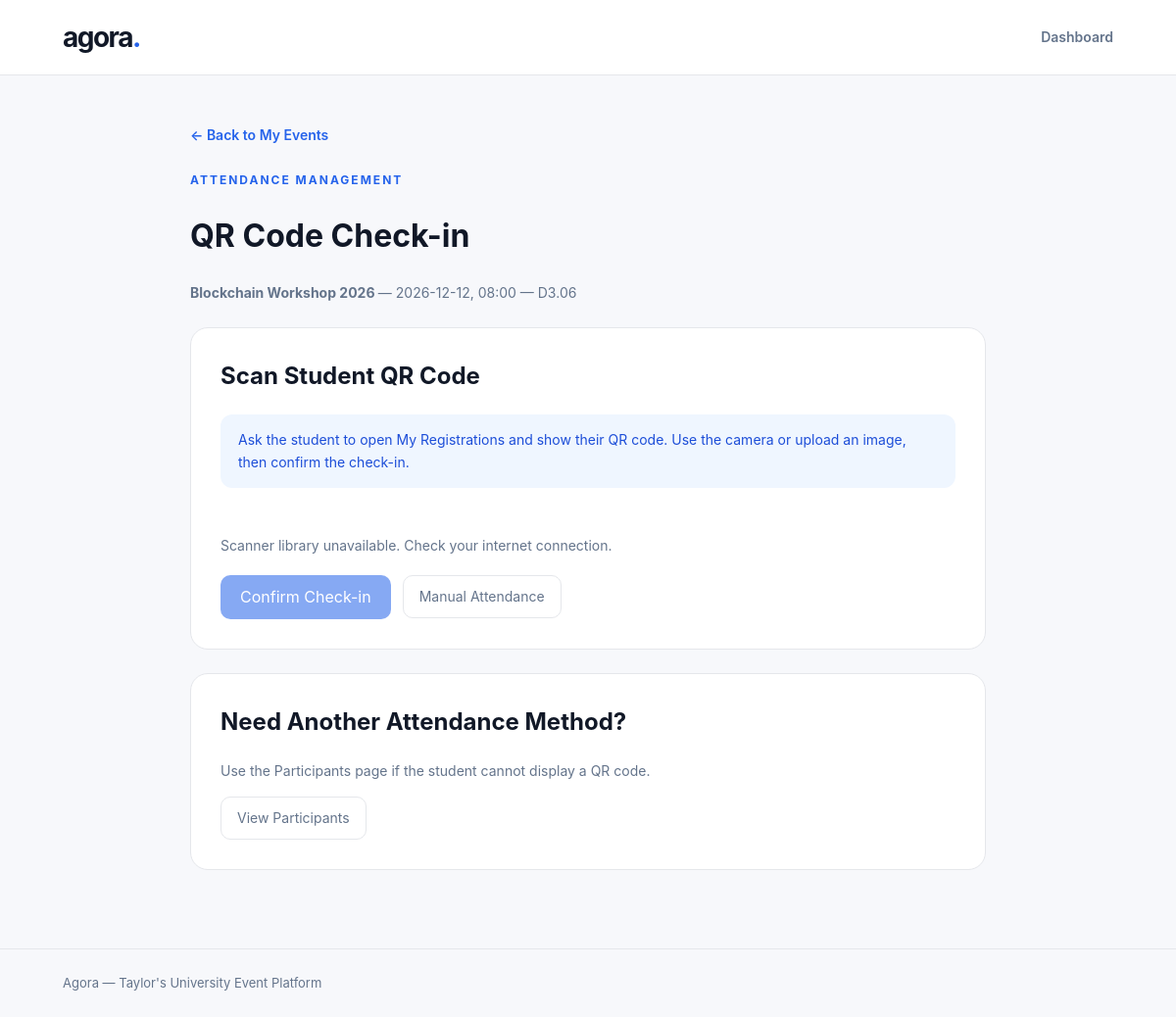
The page /checkin.php?id=5 (signed in) on the database its author committed.
### tables this page shows
CREATE TABLE `events` (
  `event_id` int NOT NULL,
  `event_name` varchar(100) NOT NULL,
  `event_date` date NOT NULL,
  `event_time` time NOT NULL,
  `location` varchar(100) NOT NULL,
  `description` text,
  `organizer_id` int DEFAULT NULL,
  `event_status` varchar(20) NOT NULL DEFAULT 'active',
  `cancelled_at` datetime DEFAULT NULL
);

### checkin.php (the view, shortened to what this page needs)
<?php
require_once __DIR__ . "/organizer_only.php";
$organizer_id = (int)$_SESSION["user_id"];
$event_id = (int)($_GET["id"] ?? 0);
function checkinEsc($value): string {
    return htmlspecialchars(
        (string)$value,
        ENT_QUOTES | ENT_SUBSTITUTE,
        "UTF-8"
    );
}
$stmt = $pdo->prepare(
    "SELECT event_id, event_name, event_date,
            event_time, location, event_status
     FROM events
     WHERE event_id = ?
     AND organizer_id = ?"
);
$stmt->execute([
    $event_id,
    $organizer_id
]);
$event = $stmt->fetch(PDO::FETCH_ASSOC);
$is_cancelled =
    $event["event_status"] !== "active";
?>
<!DOCTYPE html>
<html lang="en">
<head>
    <link rel="stylesheet" href="style.css">
</head>
<body>
<header class="site-header">
    <div class="container header-content">
        <a href="dashboard.php" class="brand">
            agora<span>.</span>
        </a>
        <a href="dashboard.php" class="logout">
            Dashboard
        </a>
    </div>
</header>
<main class="container qr-security-page">
    <a class="event-form-back"
       href="my_events.php">
        &larr; Back to My Events
    </a>
    <div class="eyebrow">
        Attendance Management
    </div>
    <h1>QR Code Check-in</h1>
    <p class="qr-security-details">
        <strong>
            <?php echo checkinEsc(
                $event["event_name"]
            ); ?>
        </strong>
        —
        <?php echo checkinEsc(
            $event["event_date"]
        ); ?>,
        <?php echo checkinEsc(
            substr($event["event_time"], 0, 5)
        ); ?>
        —
        <?php echo checkinEsc(
            $event["location"]
        ); ?>
    </p>
    <?php if ($is_cancelled): ?>
        <div class="qr-security-error"
             role="alert">
            This event is cancelled.
            QR check-in is unavailable.
        </div>
    <?php else: ?>
        <section class="qr-security-card">
            <h2>Scan Student QR Code</h2>
            <p class="qr-security-note">
                Ask the student to open My Registrations
                and show their QR code.
                Use the camera or upload an image,
                then confirm the check-in.
            </p>
            <p
                id="scan-status"
                class="qr-security-status"
                role="status"
                aria-live="polite">
            </p>
            <form
                action="checkin.php?id=<?php
                    echo $event_id;
                ?>"
                method="POST"
                id="checkin-form">
                <div class="qr-security-actions">
                    <button
                        class="btn-primary"
                        type="submit"
                        id="confirm-checkin"
                        disabled>
                        Confirm Check-in
                    </button>
                    <a
                        class="btn-secondary"
                        href="participants.php?id=<?php
                            echo $event_id;
                        ?>">
                        Manual Attendance
                    </a>
                </div>
            </form>
        </section>
    <?php endif; ?>
    <section class="qr-security-card">
        <h2>Need Another Attendance Method?</h2>
        <p class="qr-security-details">
            Use the Participants page if the student
            cannot display a QR code.
        </p>
        <a
            class="btn-secondary"
            href="participants.php?id=<?php
                echo $event_id;
            ?>">
            View Participants
        </a>
    </section>
</main>
<footer class="footer">
    <div class="container">
        Agora — Taylor's University Event Platform
    </div>
</footer>
</body>
</html>

### style.css (style rules this page uses)
:root { --primary: #2563eb; --background: #f7f8fb; --surface: #ffffff; --text: #111827; --secondary: #64748b; --border: #e5e7eb; }
* { box-sizing: border-box; }
body { margin: 0; background: var(--background); color: var(--text); font-family: -apple-system, BlinkMacSystemFont, "Segoe UI", Arial, sans-serif; line-height: 1.6; }
a { color: inherit; text-decoration: none; }
.container { width: 100%; max-width: 1120px; margin: 0 auto; padding: 0 24px; }
.site-header { background: var(--surface); border-bottom: 1px solid var(--border); }
.header-content { min-height: 76px; display: flex; align-items: center; justify-content: space-between; gap: 20px; }
.brand { font-size: 28px; font-weight: 750; letter-spacing: -1.5px; }
.brand span { color: var(--primary); }
.logout { color: var(--secondary); font-size: 14px; font-weight: 600; }
.eyebrow { font-size: 12px; font-weight: 700; letter-spacing: 2px; color: var(--primary); text-transform: uppercase; }
.footer { border-top: 1px solid var(--border); padding: 24px 0; color: var(--secondary); font-size: 13px; }
.btn-primary { display: inline-flex; justify-content: center; align-items: center; min-height: 44px; padding: 10px 20px; background: var(--primary); color: white; border: 0; border-radius: 10px; font: inherit; font-size: 14px; font-weight: 600; cursor: pointer; }
.btn-secondary { display: inline-flex; align-items: center; padding: 10px 16px; min-height: 44px; border: 1px solid var(--border); border-radius: 10px; background: white; color: var(--secondary); font-size: 14px; }
.event-form-back { display: inline-block; color: var(--primary); font-size: 14px; font-weight: 600; margin-bottom: 25px; }

### checkin.php (style rules this page uses)
.qr-security-page { max-width: 860px; padding: 48px 24px 80px; }
.qr-security-card { background: #ffffff; border: 1px solid #e5e7eb; border-radius: 18px; padding: 30px; margin-top: 24px; }
.qr-security-card h2 { margin-top: 0; }
.qr-security-note { padding: 15px 18px; background: #eff6ff; border-radius: 12px; color: #1d4ed8; font-size: 14px; }
.qr-security-actions { display: flex; flex-wrap: wrap; gap: 12px; align-items: center; margin-top: 18px; }
.qr-security-actions button { font: inherit; cursor: pointer; }
.qr-security-actions button:disabled { opacity: 0.55; cursor: not-allowed; }
.qr-security-status { color: #64748b; font-size: 14px; }
.qr-security-details { color: #64748b; font-size: 14px; }

### rows shown on the page
events: event_name "Blockchain Workshop 2026", event_date "2026-12-12", event_time "08:00", location "D3.06"
